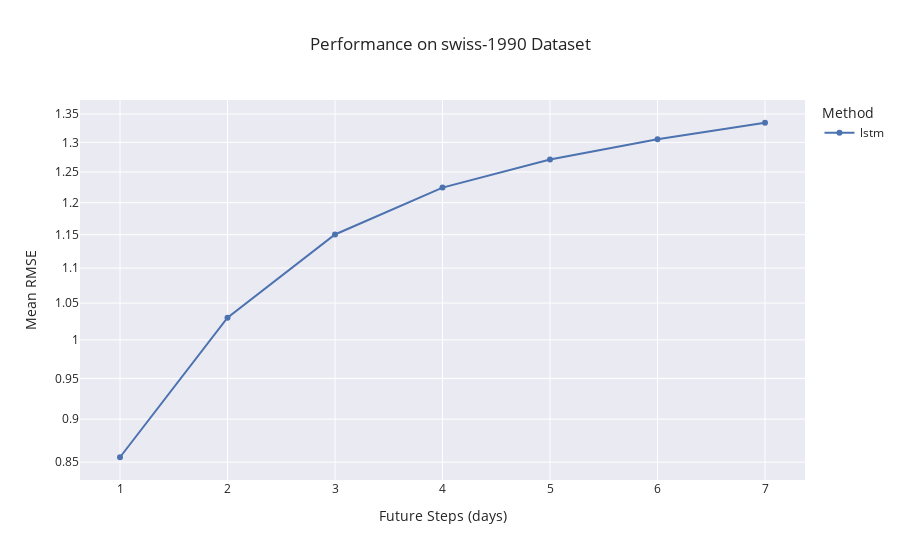
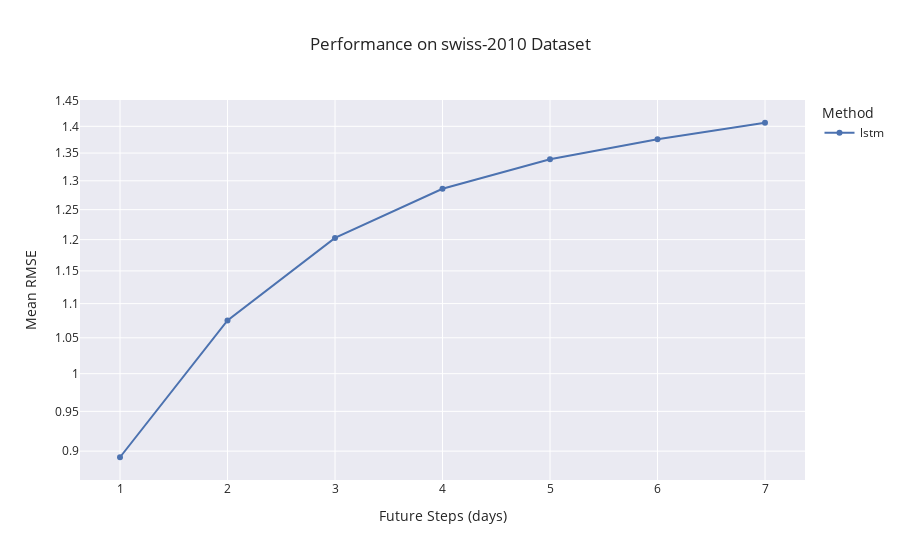
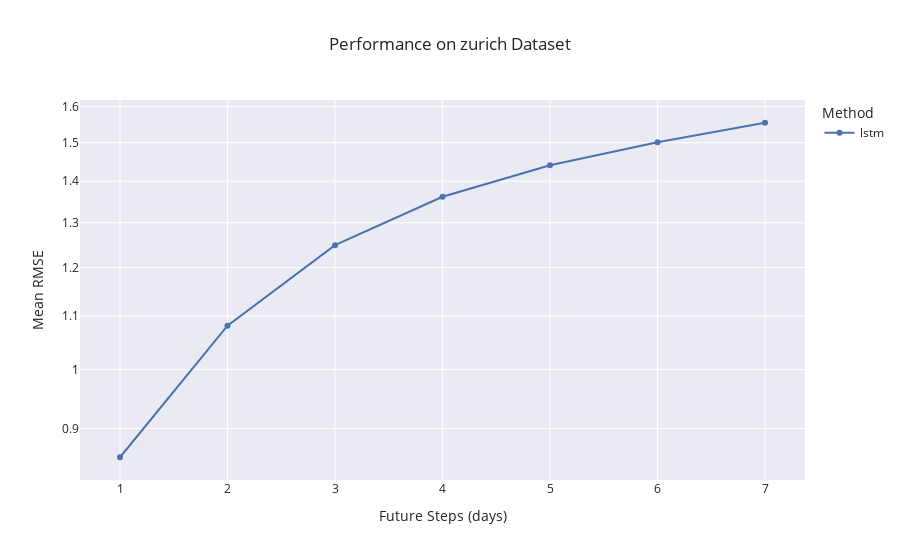

These figures' notebook cell, in order:
### Code cell
# Plot results from CSV using Plotly (interactive in Jupyter Notebook):

%matplotlib inline


from pathlib import Path
import plotly.io as pio
from IPython.display import Image, display

# Set up Plotly template similar to Seaborn style:
print(pio.templates)
pio.templates.default = "seaborn"

# -----------------------
# Plotting function
# -----------------------


import plotly.express as px


def plot_results_from_csv_plotly(
        dump_dir: Path, graph_name: str, methods: list,
        xlog=False, ylog=False, if_interactive: bool | str = 'both',
        if_trim_overflows: bool = True,
):
    import pandas as pd

    # Merge all methods' data into a single DataFrame for plotting:
    df_all = pd.DataFrame()
    for m in methods:
        df_resu = gather_results(dump_dir, graph_name, m)
        df_all = pd.concat([df_all, df_resu], ignore_index=True)

    if df_all.empty:
        print(f"{ISSUE_TAG} No valid data to plot for graph='{graph_name}'.")
        return

    if if_trim_overflows:
        df_all = trim_overflows(df_all, base='win_len_1')

    display(df_all)

    fig = px.line(
        df_all, x='future_step', y='RMSE_Mean', color='method',
        markers=True,
        log_x=xlog,
        log_y=ylog,
        template='seaborn',
        title=f'Performance on {graph_name} Dataset',
        labels={'future_step': 'Future Steps (days)', 'RMSE_Mean': 'Mean RMSE', 'method': 'Method'}
    )

    fig.update_layout(hovermode='x unified')

    if str(if_interactive).lower() in ['true', 'both']:
        fig.show()

    if str(if_interactive).lower() in ['false', 'both']:
        # Plotly generates interactive HTML by default, which can not be shown in static platforms like GitHub.
        # Here we convert the figure to a static PNG image for display.
        png_bytes = pio.to_image(fig, format='png')
        display(Image(png_bytes))


for graph_name in GRAPH_NAMES[0:]:
    print()
    print(f'{INFO_TAG} ================= Plotting results for graph="{graph_name}" =================')
    plot_results_from_csv_plotly(
        DUMP_DIR, graph_name, METHODS[0:1],
        xlog=False, ylog=True,
        if_interactive='both', if_trim_overflows=False
    )

### Figure 1 — Plotly figure (JSON) as saved in the notebook; plotly's stock layout.template omitted (floating-point values rounded to 4 significant figures)
{"data": [{"hovertemplate": "Method=lstm<br>Future Steps (days)=%{x}<br>Mean RMSE=%{y}<extra></extra>", "legendgroup": "lstm", "line": {"color": "rgb(76,114,176)", "dash": "solid"}, "marker": {"symbol": "circle"}, "mode": "lines+markers", "name": "lstm", "orientation": "v", "showlegend": true, "x": [1, 2, 3, 4, 5, 6, 7], "xaxis": "x", "y": [0.8555, 1.03, 1.15, 1.224, 1.271, 1.305, 1.334], "yaxis": "y", "type": "scatter"}], "layout": {"xaxis": {"anchor": "y", "domain": [0.0, 1.0], "title": {"text": "Future Steps (days)"}}, "yaxis": {"anchor": "x", "domain": [0.0, 1.0], "title": {"text": "Mean RMSE"}, "type": "log"}, "legend": {"title": {"text": "Method"}, "tracegroupgap": 0}, "title": {"text": "Performance on swiss-1990 Dataset"}, "hovermode": "x unified"}}

### Figure 2 — Plotly figure (JSON) as saved in the notebook; plotly's stock layout.template omitted (floating-point values rounded to 4 significant figures)
{"data": [{"hovertemplate": "Method=lstm<br>Future Steps (days)=%{x}<br>Mean RMSE=%{y}<extra></extra>", "legendgroup": "lstm", "line": {"color": "rgb(76,114,176)", "dash": "solid"}, "marker": {"symbol": "circle"}, "mode": "lines+markers", "name": "lstm", "orientation": "v", "showlegend": true, "x": [1, 2, 3, 4, 5, 6, 7], "xaxis": "x", "y": [0.8925, 1.075, 1.203, 1.286, 1.339, 1.376, 1.407], "yaxis": "y", "type": "scatter"}], "layout": {"xaxis": {"anchor": "y", "domain": [0.0, 1.0], "title": {"text": "Future Steps (days)"}}, "yaxis": {"anchor": "x", "domain": [0.0, 1.0], "title": {"text": "Mean RMSE"}, "type": "log"}, "legend": {"title": {"text": "Method"}, "tracegroupgap": 0}, "title": {"text": "Performance on swiss-2010 Dataset"}, "hovermode": "x unified"}}

### Figure 3 — Plotly figure (JSON) as saved in the notebook; plotly's stock layout.template omitted (floating-point values rounded to 4 significant figures)
{"data": [{"hovertemplate": "Method=lstm<br>Future Steps (days)=%{x}<br>Mean RMSE=%{y}<extra></extra>", "legendgroup": "lstm", "line": {"color": "rgb(76,114,176)", "dash": "solid"}, "marker": {"symbol": "circle"}, "mode": "lines+markers", "name": "lstm", "orientation": "v", "showlegend": true, "x": [1, 2, 3, 4, 5, 6, 7], "xaxis": "x", "y": [0.8548, 1.081, 1.249, 1.362, 1.44, 1.501, 1.554], "yaxis": "y", "type": "scatter"}], "layout": {"xaxis": {"anchor": "y", "domain": [0.0, 1.0], "title": {"text": "Future Steps (days)"}}, "yaxis": {"anchor": "x", "domain": [0.0, 1.0], "title": {"text": "Mean RMSE"}, "type": "log"}, "legend": {"title": {"text": "Method"}, "tracegroupgap": 0}, "title": {"text": "Performance on zurich Dataset"}, "hovermode": "x unified"}}
